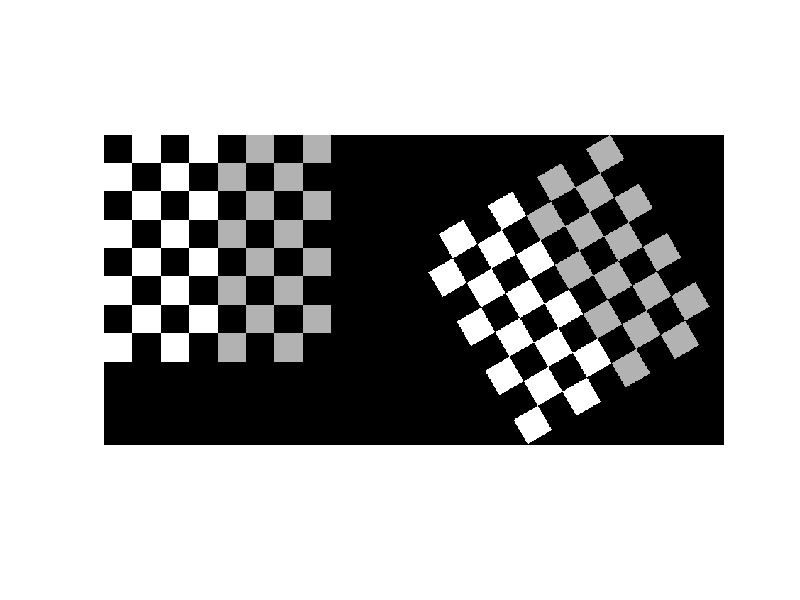

The MATLAB script that drew this image: (Note: this script raises an error after producing the figure.)
I = checkerboard(40);
J = imrotate(I,30);
imshowpair(I,J,'montage');

fixedPoints = [41 41; 281 161];
movingPoints = [56 175; 324 160];

fixedPoints = [41 41; 281 161];
movingPoints = [56 175; 324 160];

tform = fitgeotrans(movingPoints,fixedPoints,'NonreflectiveSimilarity')

Jregistered = imwarp(J,tform,'OutputView',imref2d(size(I)));
figure
imshowpair(I,Jregistered);

u = [0 1]; 
v = [0 0]; 
[x, y] = transformPointsForward(tform, u, v); 
dx = x(2) - x(1); 
dy = y(2) - y(1); 
angle = (180/pi) * atan2(dy, dx);

scale = 1 / sqrt(dx^2 + dy^2)
